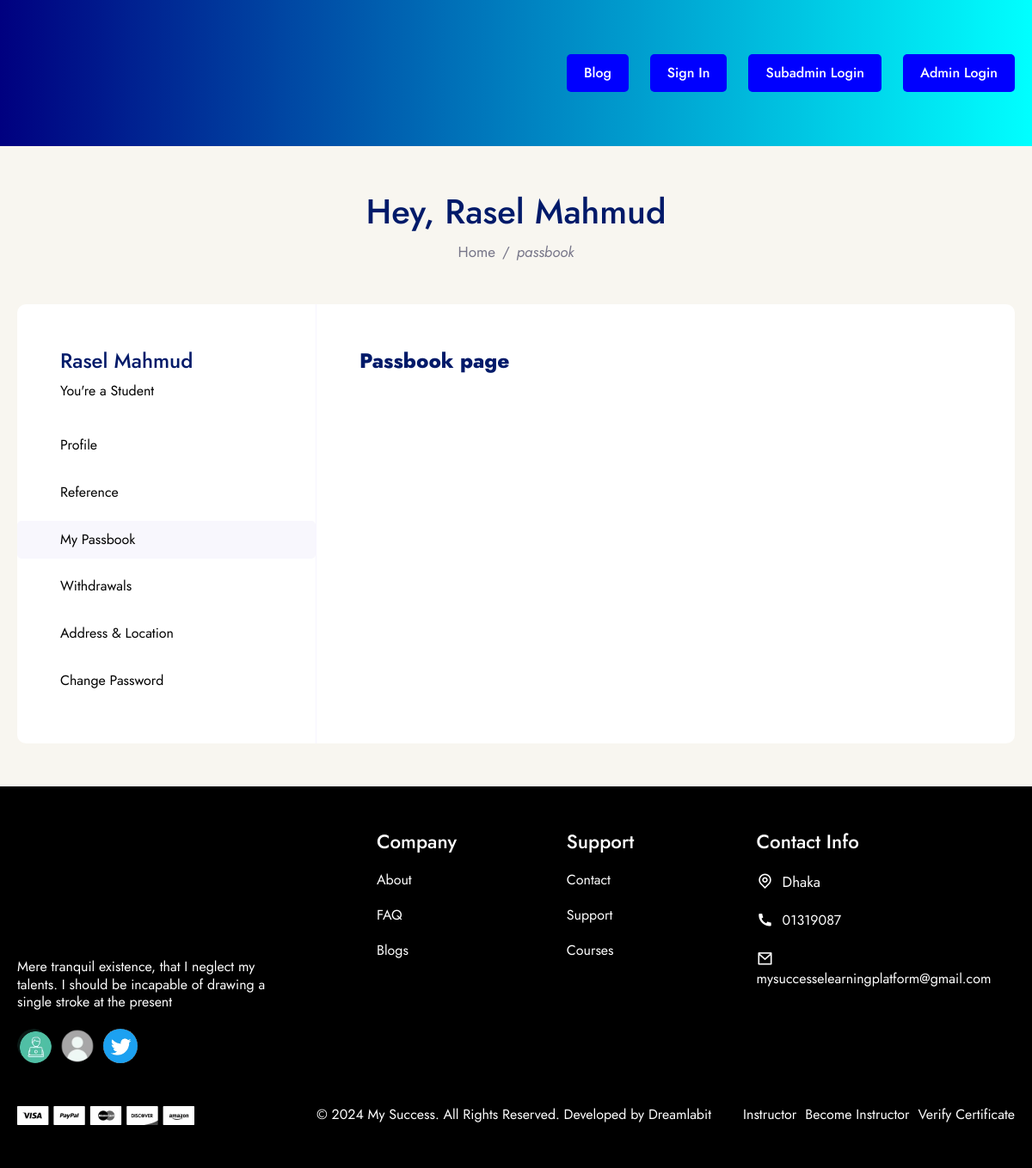
The app's page /user/passbook/ (signed in) with its own data.
### global_feature/models.py (models this page shows, shortened)
class Logo(models.Model):
    logo = models.ImageField(
        validators=[validate_image_size],
        upload_to='images/',
        blank=True,
        null=True,
        verbose_name='Logo Image',
    )
    class Meta:
        verbose_name = 'Logo'
        verbose_name_plural = 'Logo'
        ordering = ['-id']

class FooterDescription(models.Model):
    short_description = models.TextField(
        max_length=250,
        blank=True,
        null=True,
        verbose_name='Short Description',
    )
    class Meta:
        verbose_name = 'Footer Description'
        verbose_name_plural = 'Footer Description '
        ordering = ['-id']

class SocialMediaIcon(models.Model):
    icon = models.ImageField(
        upload_to='images/',
        validators=[validate_image_size],
        blank=True,
        null=True,
        verbose_name='Social Media Icon',
    )
    url = models.URLField(
        max_length=200,
        blank=True,
        null=True,
        verbose_name='Url Link',
    )
    class Meta:
        verbose_name = 'Social Media Icon'
        verbose_name_plural = 'Social Media Icon'
        ordering = ['-id']

class ContactInfoFooter(models.Model):
    address = models.CharField(
        max_length=150,
        blank=True,
        null=True,
        verbose_name='Address',
    )
    phone_number = models.CharField(
        max_length=11,
        blank=True,
        null=True,
        verbose_name='Phone Number',
    )
    email = models.EmailField(
        max_length=100,
        blank=True,
        null=True,
        verbose_name='Email',
    )
    class Meta:
        verbose_name = 'Contact Info Footer'
        verbose_name_plural = 'Contact Info Footer'
        ordering = ['-id']

class FooterPaymentMethodImage(models.Model):
    image = models.ImageField(
        upload_to='images/',
        validators=[validate_image_size],
        blank=True,
        null=True,
        verbose_name='Footer Payment Method Image',
    )
    class Meta:
        verbose_name = 'Footer Payment Method Image'
        verbose_name_plural = 'Footer Payment Method Image'
        ordering = ['-id']

class FooterCopyRightText(models.Model):
    text = models.TextField(
        max_length=200,
        blank=True,
        null=True,
        verbose_name='Footer Copy Right Text'
    )
    class Meta:
        verbose_name = 'Footer Copy Right Text'
        verbose_name_plural = 'Footer Copy Right Text'
        ordering = ['-id']

### my_auth/models.py (models this page shows, shortened)
class User(AbstractBaseUser, PermissionsMixin):
    ACCOUNT_TYPE_CHOICES = [
        ('senior_manager', 'Senior Manager'),
        ('manager', 'Manager'),
        ('senior_team_leader', 'Senior Team Leader'),
        ('team_leader', 'Team Leader'),
        ('trainer', 'Trainer'),
        ('senior_teacher', 'Senior Teacher'),
        ('teacher', 'Teacher'),
        ('accounter', 'Accounter'),
        ('help-line', 'Help-Line'),
        ('user', 'User'),
        ('admin', 'Admin'),
    ]
    USER_ROLES_CHOICES = [
        ('user', 'User'),
        ('sub_admin', 'Sub Admin'),
        ('admin', 'Admin'),
    ]
    COUNTRY_CODE_CHOICES = [
        ('Bangladesh', '+88'),
        ('India', '+91'),
    ]
    user_id = models.CharField(
        unique=True,
        max_length=9,
        verbose_name='User ID'
    )
    image = models.ImageField(
        validators=[validate_image_size],
        upload_to='images/',
        blank=True,
        null=True,
        verbose_name='User Image'
    )
    balance = models.DecimalField(
        max_digits=12,
        decimal_places=2,
        default=0.00,
        verbose_name='Balance'
    )
    email = models.EmailField(
        unique=True,
        max_length=80,
        verbose_name='Email',
    )
    country_code = models.CharField(
        max_length=20,
        choices=COUNTRY_CODE_CHOICES,
        default='Bangladesh'
    )
    number = models.CharField(
        max_length=11,
        unique=True,
        verbose_name='Number'
    )
    first_name = models.CharField(
        max_length=15,
        blank=True,
        null=True,
        verbose_name='First Name'
    )
    last_name = models.CharField(
        max_length=15,
        blank=True,
        null=True,
        verbose_name='Last Name'
    )
    address = models.CharField(
        max_length=100,
        blank=True,
        null=True,
        verbose_name='Address'
    )
    city = models.CharField(
        max_length=20,
        blank=True,
        null=True,
        verbose_name='City'
    )
    state = models.CharField(
        max_length=15,
        blank=True,
        null=True,
        verbose_name='State'
    )
    country = models.CharField(
        max_length=30,
        blank=True,
        null=True,
        verbose_name='Country Name'
    )
    bio = models.TextField(
        max_length=500,
        blank=True,
        null=True,
        verbose_name='Bio'
    )
    account_type = models.CharField(
        max_length=20,
        choices=ACCOUNT_TYPE_CHOICES,
        default='user'
    )
    role = models.CharField(
        max_length=20,
        choices=USER_ROLES_CHOICES,
        default='user'
    )
    referraled_by = models.ForeignKey(
        'self',
        related_name='referrals',
        on_delete=models.SET_NULL,
        null=True,
        blank=True,
        verbose_name='Referred By'
    )
    is_staff = models.BooleanField(default=True)
    is_active = models.BooleanField(default=False)
    is_block = models.BooleanField(default=False)
    is_superuser = models.BooleanField(default=False)
    date_joined = models.DateTimeField(auto_now_add=True)
    last_login = models.DateTimeField(null=True, blank=True)
    objects = UserManager()
    USERNAME_FIELD = 'number'
    REQUIRED_FIELDS = ['email']
    class Meta:
        verbose_name = 'User'
        verbose_name_plural = 'User'
        ordering = ['-date_joined']

### user_page/views.py (the view)
# urls.py: path('passbook/', PassbookTemplateView.as_view(), name='user_passbook'),
class PassbookTemplateView(UserBaseTemplateView):
    pass

### templates/user_page/index.html (shortened to what this page needs)
{% extends "../common/base.html" %}
{% load static %}
{% block css_link %}
    <link href="https://cdn.jsdelivr.net/npm/remixicon@4.5.0/fonts/remixicon.css" rel="stylesheet" />
    <link rel="stylesheet" href="{% static "css/common/header.css" %}">
    <link rel="stylesheet" href="{% static "css/user_page/style.css" %}">
    <link rel="stylesheet" href="{% static "css/common/footer.css" %}">
{% endblock css_link %}
{% block header_section %}
    {% include "../common/header.html" %}
{% endblock header_section %}
{% block main_content %}
<section class="user-section">
    <div class="common-wrap">
        <div class="user-section-top-bar flex flex-col align-items-center justify-content-center">
            <h2>Hey, {{ user.first_name }} {{ user.last_name }}</h2>
            <div class="flex flex-row align-items-center">
                <a href="{% url 'home_page' %}">Home</a>
                <span>/</span>
                <i>{{ new_path }}</i>
            </div>
        </div>
        <div class="grid user-section-main">
            {% include "./side_bar.html" %}
            <div class="user-main-content flex flex-col w-full">
                {% if request.resolver_match.url_name == 'user_profile' %}
                    {% include "./profile.html" %}
                {% elif request.resolver_match.url_name == 'user_referral' %}
                    {% include "./referral.html" %}
                {% elif request.resolver_match.url_name == 'user_passbook' %}
                    {% include "./passbook.html" %}
                {% elif request.resolver_match.url_name == 'user_withdrawal' %}
                    {% include "./withdrawal.html" %}
                {% elif request.resolver_match.url_name == 'user_change_password' %}
                    {% include "./change_password.html" %}
                {% elif request.resolver_match.url_name == 'user_address' %}
                    {% include "./address.html" %}
                {% endif %}
            </div>
        </div>
    </div>
</section>
{% endblock main_content %}
{% block footer_section %}
    {% include "../common/footer.html" %}
{% endblock footer_section %}

### templates/common/header.html (shortened to what this page needs)
<header class="header-section">
    <div class="common-wrap">
        <div class="flex flex-row align-items-center justify-space-between w-full header-inner">
            <a class="logo" href="{% url "home_page" %}">
                <img src="{{ logo.logo.url }}" alt="logo" loading="lazy" decoding="async">
            </a>
            <nav class="flex flex-col nav-wrap">
                {% if user.is_authenticated and user.account_type == "user" %}
                    <ul class="flex flex-row">
                        <li>
                            <a class="btn" href="">My Learning</a>
                        </li>
                        <li>
                            <a class="btn" href="">Home Work</a>
                        </li>
                        <li>
                            <a class="btn" href="">Blog</a>
                        </li>
                        <li>
                            <a class="btn" href="{% url "user_profile" %}">Profile Settings</a>
                        </li>
                        <li>
                            <a class="btn" href="{% url "user_logout" %}">Log Out</a>
                        </li>
                    </ul>
                {% else %}
                    <ul class="flex flex-row">
                        <li>
                            <a class="btn" href="">Blog</a>
                        </li>
                        <li>
                            <a class="btn" href="{% url "user_login" %}">Sign In</a>
                        </li>
                        <li>
                            <a class="btn" href="{% url "sub_admin_login" %}">Subadmin Login</a>
                        </li>
                        <li>
                            <a class="btn" href="/admin">Admin Login</a>
                        </li>
                    </ul>
                {% endif %}
            </nav>
        </div>
    </div>
</header>

### templates/user_page/side_bar.html
<div class="side-bar-wrapper flex flex-col w-full">
    <div class="flex flex-col w-full side-bar-inner">
        <div class="user-name-bio flex flex-col">
            <h4>{{ user.first_name }} {{ user.last_name }}</h4>
            <p>You're a Student</p>
        </div>
        <div class="user-settings flex flex-col">
            <ul class="flex flex-col">
                <li class="{% if request.resolver_match.url_name == 'user_profile' %}active{% endif %}">
                    <a href="{% url 'user_profile' %}">Profile</a>
                </li>
                <li class="{% if request.resolver_match.url_name == 'user_referral' %}active{% endif %}">
                    <a href="{% url 'user_referral' %}">Reference</a>
                </li>
                <li class="{% if request.resolver_match.url_name == 'user_passbook' %}active{% endif %}">
                    <a href="{% url 'user_passbook' %}">My Passbook</a>
                </li>
                <li class="{% if request.resolver_match.url_name == 'user_withdrawal' %}active{% endif %}">
                    <a href="{% url 'user_withdrawal' %}">Withdrawals</a>
                </li>
                <li class="{% if request.resolver_match.url_name == 'user_address' %}active{% endif %}">
                    <a href="{% url 'user_address' %}">Address & Location</a>
                </li>
                <li class="{% if request.resolver_match.url_name == 'user_change_password' %}active{% endif %}">
                    <a href="{% url 'user_change_password' %}">Change Password</a>
                </li>
            </ul>
        </div>
    </div>
</div>

### templates/common/footer.html
<footer class="footer-section">
    <div class="footer-inner flex flex-col w-full">
        <div class="footer-top-wrapper w-full">
            <div class="common-wrap">
                <div class="footer-tor-inner grid">
                    <div class="flex flex-col w-full footer-logo-wrapper">
                        <a class="logo" href="{% url "home_page" %}">
                            <img src="{{ logo.logo.url }}" alt="logo" loading="lazy" decoding="async">
                        </a>
                        <p>{{ footer_description.short_description }}</p>
                        <div class="flex flex-row align-items-center w-full footer-icon-wrapper">
                            {% for icon in social_media_icon %}
                                <a href="{{ icon.url }}" target="_blank">
                                    <img src="{{ icon.icon.url }}" alt="icon" loading="lazy" decoding="async">
                                </a>
                            {% endfor %}
                        </div>
                    </div>
                    <div class="flex flex-col w-full conpany-wrapper">
                        <h4>Company</h4>
                        <div class="flex flex-col w-full conpany-wrapper-item">
                            <ul class="flex flex-col w-full">
                                <li>
                                    <a href="">About</a>
                                </li>
                                <li>
                                    <a href="">FAQ</a>
                                </li>
                                <li>
                                    <a href="">Blogs</a>
                                </li>
                            </ul>
                        </div>
                    </div>
                    <div class="flex flex-col w-full support-wrapper">
                        <h4>Support</h4>
                        <div class="flex flex-col w-full support-wrapper-item">
                            <ul class="flex flex-col w-full">
                                <li>
                                    <a href="">Contact</a>
                                </li>
                                <li>
                                    <a href="">Support</a>
                                </li>
                                <li>
                                    <a href="">Courses</a>
                                </li>
                            </ul>
                        </div>
                    </div>
                    <div class="flex flex-col w-full contact_info_wrapper">
                        <h4>Contact Info</h4>
                        <div class="flex flex-col w-full contact_info_item">
                            <div class="flex flex-row align-items-center">
                                <i class="ri-map-pin-line"></i>
                                <span>{{ contact_info_footer.address }}</span>
                            </div>
                            <div class="flex flex-row align-items-center">
                                <i class="ri-phone-fill"></i>
                                <a href="tel:{{ contact_info_footer.phone_number }}">{{ contact_info_footer.phone_number }}</a>
                            </div>
                            <div class="flex flex-row align-items-center">
                                <i class="ri-mail-line"></i>
                                <a href="mailto:{{ contact_info_footer.email }}">{{ contact_info_footer.email }}</a>
                            </div>
                        </div>
                    </div>
                </div>
            </div>
        </div>
        <div class="footer-bottom-wrapper w-full">
            <div class="common-wrap">
                <div class="grid footer-bottom-inner">
                    <img src="{{ payment_method_image.image.url }}" alt="payment_method_image" loading="lazy" decoding="async">
                    <p>{{ copy_right.text }}</p>
                    <div class="flex flex-col align-items-end footer-bottom-link">
                        <ul class="flex flex-row align-items-center">
                            <li>
                                <a>Instructor</a>
                            </li>
                            <li>
                                <a>Become Instructor</a>
                            </li>
                            <li>
                                <a>Verify Certificate</a>
                            </li>
                        </ul>
                    </div>
                </div>
            </div>
        </div>
    </div>
</footer>

### records on screen
Logo: logo (picture)
User: first_name "Rasel", last_name "Mahmud"
FooterDescription: short_description "Mere tranquil existence, that I neglect my talents. I should be incapable of drawing a single stroke at the present"
SocialMediaIcon: icon (picture)
SocialMediaIcon: icon (placeholder picture)
SocialMediaIcon: icon (picture)
SocialMediaIcon: icon (picture)
ContactInfoFooter: address "Dhaka", phone_number "01319087", email "mysuccesselearningplatform@gmail.com"
FooterPaymentMethodImage: image (picture)
FooterCopyRightText: text "© 2024 My Success. All Rights Reserved. Developed by Dreamlabit"

### other values on screen
{{ new_path }} "passbook"
